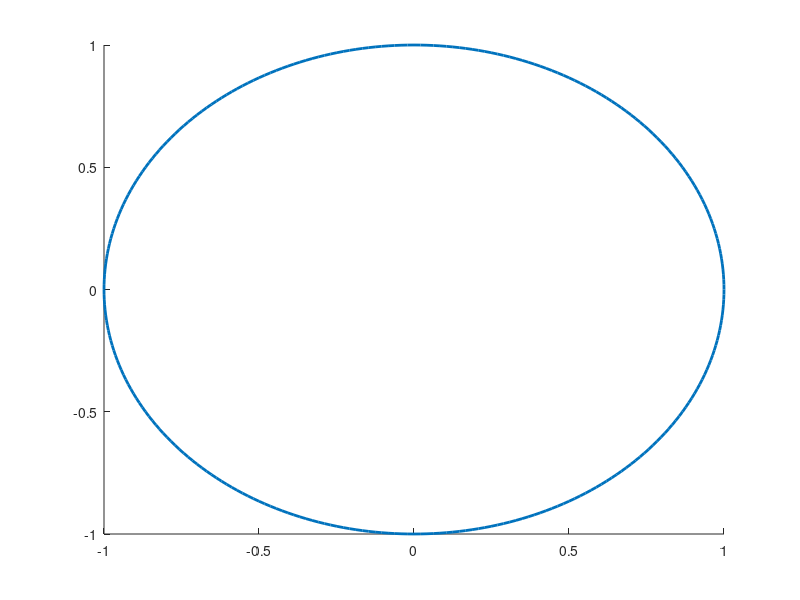

Recreate this plot in MATLAB.
function h=ellipse(ra,rb,ang,x0,y0,C,Nb)
% Ellipse adds ellipses to the current plot
%
% ELLIPSE(ra,rb,ang,x0,y0) adds an ellipse with semimajor axis of ra,
% a semimajor axis of radius rb, a semimajor axis of ang, centered at
% the point x0,y0.
%
% The length of ra, rb, and ang should be the same. 
% If ra is a vector of length L and x0,y0 scalars, L ellipses
% are added at point x0,y0.
% If ra is a scalar and x0,y0 vectors of length M, M ellipse are with the same 
% radii are added at the points x0,y0.
% If ra, x0, y0 are vectors of the same length L=M, M ellipses are added.
% If ra is a vector of length L and x0, y0 are  vectors of length
% M~=L, L*M ellipses are added, at each point x0,y0, L ellipses of radius ra.
%
% ELLIPSE(ra,rb,ang,x0,y0,C)
% adds ellipses of color C. C may be a string ('r','b',...) or the RGB value. 
% If no color is specified, it makes automatic use of the colors specified by 
% the axes ColorOrder property. For several circles C may be a vector.
%
% ELLIPSE(ra,rb,ang,x0,y0,C,Nb), Nb specifies the number of points
% used to draw the ellipse. The default value is 300. Nb may be used
% for each ellipse individually.
%
% h=ELLIPSE(...) returns the handles to the ellipses.
%
% as a sample of how ellipse works, the following produces a red ellipse
% tipped up at a 45 deg axis from the x axis
% ellipse(1,2,pi/8,1,1,'r')
%
% note that if ra=rb, ELLIPSE plots a circle
%

% written by D.G. Long, Brigham Young University, based on the
% CIRCLES.m original 
% written by Peter Blattner, Institute of Microtechnology, University of 
% Neuchatel, Switzerland, blattner@imt.unine.ch


% Check the number of input arguments 

if nargin<1,
  ra=[];
end;
if nargin<2,
  rb=[];
end;
if nargin<3,
  ang=[];
end;

%if nargin==1,
%  error('Not enough arguments');
%end;

if nargin<5,
  x0=[];
  y0=[];
end;
 
if nargin<6,
  C=[];
end

if nargin<7,
  Nb=[];
end

% set up the default values

if isempty(ra),ra=1;end;
if isempty(rb),rb=1;end;
if isempty(ang),ang=0;end;
if isempty(x0),x0=0;end;
if isempty(y0),y0=0;end;
if isempty(Nb),Nb=300;end;
if isempty(C),C=get(gca,'colororder');end;

% work on the variable sizes

x0=x0(:);
y0=y0(:);
ra=ra(:);
rb=rb(:);
ang=ang(:);
Nb=Nb(:);

if isstr(C),C=C(:);end;

if length(ra)~=length(rb),
  error('length(ra)~=length(rb)');
end;
if length(x0)~=length(y0),
  error('length(x0)~=length(y0)');
end;

% how many inscribed elllipses are plotted

if length(ra)~=length(x0)
  maxk=length(ra)*length(x0);
else
  maxk=length(ra);
end;

% drawing loop

for k=1:maxk
  
  if length(x0)==1
    xpos=x0;
    ypos=y0;
    radm=ra(k);
    radn=rb(k);
    if length(ang)==1
      an=ang;
    else
      an=ang(k);
    end;
  elseif length(ra)==1
    xpos=x0(k);
    ypos=y0(k);
    radm=ra;
    radn=rb;
    an=ang;
  elseif length(x0)==length(ra)
    xpos=x0(k);
    ypos=y0(k);
    radm=ra(k);
    radn=rb(k);
    an=ang(k);
  else
    rada=ra(fix((k-1)/size(x0,1))+1);
    radb=rb(fix((k-1)/size(x0,1))+1);
    an=ang(fix((k-1)/size(x0,1))+1);
    xpos=x0(rem(k-1,size(x0,1))+1);
    ypos=y0(rem(k-1,size(y0,1))+1);
  end;

  co=cos(an);
  si=sin(an);
  the=linspace(0,2*pi,Nb(rem(k-1,size(Nb,1))+1,:)+1);
%  x=radm*cos(the)*co-si*radn*sin(the)+xpos;
%  y=radm*cos(the)*si+co*radn*sin(the)+ypos;
  h(k)=line(radm*cos(the)*co-si*radn*sin(the)+xpos,radm*cos(the)*si+co*radn*sin(the)+ypos);
  set(h(k),'color',C(rem(k-1,size(C,1))+1,:),'LineWidth',2);

end;

